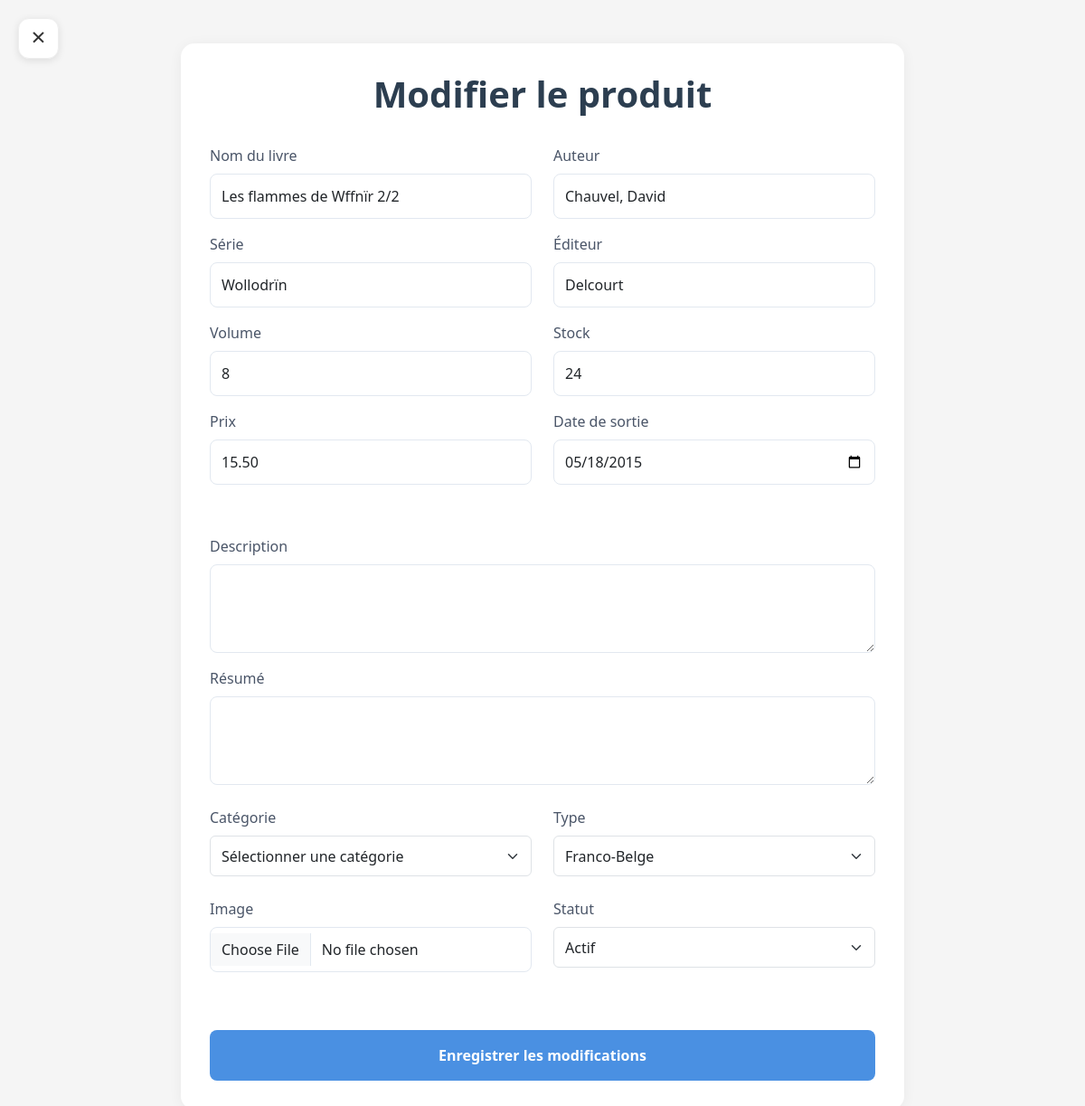
/admin/product/addForm.php?id=363 (signed in), run on the app's committed database.
### tables this page shows
CREATE TABLE IF NOT EXISTS `table_product` (
  `product_id` int NOT NULL AUTO_INCREMENT,
  `product_slug` varchar(255) NOT NULL,
  `product_name` varchar(255) NOT NULL,
  `product_serie` varchar(255) DEFAULT NULL,
  `product_volume` int DEFAULT NULL,
  `product_description` text,
  `product_price` decimal(6,2) NOT NULL,
  `product_stock` int NOT NULL DEFAULT '0',
  `product_publisher` varchar(255) DEFAULT NULL,
  `product_author` varchar(50) DEFAULT NULL,
  `product_cartoonist` varchar(50) DEFAULT NULL,
  `product_image` varchar(255) DEFAULT NULL,
  `product_resume` text,
  `product_date` date DEFAULT NULL,
  `product_status` int NOT NULL DEFAULT '0',
  `product_type_id` int NOT NULL,
  PRIMARY KEY (`product_id`)
);

CREATE TABLE IF NOT EXISTS `table_type` (
  `type_id` int NOT NULL AUTO_INCREMENT,
  `type_name` varchar(255) NOT NULL,
  `type_description` text,
  `type_image` varchar(255) DEFAULT NULL,
  PRIMARY KEY (`type_id`)
);

### admin/includes/fonction.php (called while the page is built, shortened)
<?php
function hsc($value)
{
    if (is_null($value)) {
        return "";
    } else {
        return htmlspecialchars($value);
    }
}

### admin/product/addForm.php (the view, shortened to what this page needs)
<?php
require_once $_SERVER['DOCUMENT_ROOT'] . "/admin/includes/fonction.php";
require_once $_SERVER['DOCUMENT_ROOT'] . "/admin/includes/connect.php";
$stmt = $db->prepare("SELECT type_id,type_name FROM table_type");
$stmt->execute();
$recordset2 = $stmt->fetchAll();
$product_id = 0;
$product_name = "";
$product_serie = "";
$product_volume = 0;
$product_description = "";
$product_price = 0;
$product_stock = 0;
$product_publisher = "";
$product_author = "";
$product_resume = "";
$product_date = "";
$product_status = 0;
$product_type_id = 0;
if (isset($_GET['id']) && $_GET['id'] > 0) {
    $stmt = $db->prepare("SELECT * FROM table_product WHERE product_id=:id");
    $stmt->execute([":id" => $_GET['id']]);
    if ($row = $stmt->fetch()) {
        $product_id = $row["product_id"];
        $product_name = $row["product_name"];
        $product_serie = $row["product_serie"];
        $product_volume = $row["product_volume"];
        $product_description = $row["product_description"];
        $product_price = $row["product_price"];
        $product_stock = $row["product_stock"];
        $product_publisher = $row["product_publisher"];
        $product_author = $row["product_author"];
        $product_resume = $row["product_resume"];
        $product_date = $row["product_date"];
        $product_status = $row["product_status"];
        $product_type_id = $row["product_type_id"];
    }
}
?>
<!DOCTYPE html>
<html lang="fr">
<head>
    <link href="https://cdn.jsdelivr.net/npm/bootstrap@5.3.3/dist/css/bootstrap.min.css" rel="stylesheet">
</head>
<body class="pb-5">
    <a href="index.php" class="back-btn">&times;</a>
    <div class="container mt-5">
        <div class="form-container">
            <h1 class="form-title"><?= $product_id > 0 ? 'Modifier le produit' : 'Ajouter un nouveau produit' ?></h1>
            <form action="processAdd.php" method="POST" enctype="multipart/form-data">
                <div class="row">
                    <div class="col-md-6 form-section">
                        <label class="form-label" for="product_name">Nom du livre</label>
                        <input value="<?= $product_name ?>" class="form-control" type="text" name="product_name" id="product_name">
                        <label class="form-label" for="product_serie">Série</label>
                        <input value="<?= $product_serie ?>" class="form-control" type="text" name="product_serie" id="product_serie">
                        <label class="form-label" for="product_volume">Volume</label>
                        <input value="<?= $product_volume ?>" class="form-control" type="number" name="product_volume" id="product_volume">
                        <label class="form-label" for="product_price">Prix</label>
                        <div class="input-group mb-3">
                            <input value="<?= $product_price ?>" class="form-control" type="number" step="0.01" name="product_price" id="product_price">
                        </div>
                    </div>
                    <div class="col-md-6 form-section">
                        <label class="form-label" for="product_author">Auteur</label>
                        <input value="<?= $product_author ?>" class="form-control" type="text" name="product_author" id="product_author">
                        <label class="form-label" for="product_publisher">Éditeur</label>
                        <input value="<?= $product_publisher ?>" class="form-control" type="text" name="product_publisher" id="product_publisher">
                        <label class="form-label" for="product_stock">Stock</label>
                        <input value="<?= $product_stock ?>" class="form-control" type="number" name="product_stock" id="product_stock">
                        <label class="form-label" for="product_date">Date de sortie</label>
                        <input value="<?= $product_date ?>" class="form-control" type="date" name="product_date" id="product_date">
                    </div>
                </div>
                <div class="form-section">
                    <label class="form-label" for="product_description">Description</label>
                    <textarea class="form-control" name="product_description" id="product_description" rows="3"><?= $product_description ?></textarea>
                    <label class="form-label" for="product_resume">Résumé</label>
                    <textarea class="form-control" name="product_resume" id="product_resume" rows="3"><?= $product_resume ?></textarea>
                </div>
                <div class="row">
                    <div class="col-md-6 form-section">
                        <label class="form-label" for="category_id">Catégorie</label>
                        <select class="form-select" name="category_id" id="category_id">
                            <option value="">Sélectionner une catégorie</option>
                        </select>
                    </div>
                    <div class="col-md-6 form-section">
                        <label class="form-label" for="type_id">Type</label>
                        <select class="form-select" name="type_id" id="type_id">
                            <?php foreach ($recordset2 as $typeNameAndId) { ?>
                                <option value="<?= $typeNameAndId["type_id"] ?>" <?= $typeNameAndId["type_id"] == $product_type_id ? "selected" : ""; ?>>
                                    <?= hsc($typeNameAndId["type_name"]) ?>
                                </option>
                            <?php } ?>
                        </select>
                    </div>
                </div>
                <div class="row">
                    <div class="col-md-6 form-section">
                        <label class="form-label" for="product_image">Image</label>
                        <input class="form-control" type="file" name="product_image" id="product_image">
                    </div>
                    <div class="col-md-6 form-section">
                        <label class="form-label" for="product_status">Statut</label>
                        <select class="form-select" name="product_status" id="product_status">
                            <option value="1" <?= $product_status == 1 ? 'selected' : '' ?>>Actif</option>
                        </select>
                    </div>
                </div>
                <button type="submit" class="submit-btn w-100">
                    <?= $product_id > 0 ? 'Enregistrer les modifications' : 'Ajouter le produit' ?>
                </button>
            </form>
        </div>
    </div>
</body>
</html>

### admin/product/addForm.php (style rules this page uses)
body { background-color: #f5f5f5; }
.back-btn { position: fixed; top: 20px; left: 20px; width: 45px; height: 45px; background-color: #ffffff; color: #333; border-radius: 12px; display: flex; align-items: center; justify-content: center; text-decoration: none; font-size: 28px; transition: all 0.3s ease; z-index: 1000; box-shadow: 0 2px 8px rgba(0, 0, 0, 0.1); border: 1px solid #eee; line-height: 0; padding-bottom: 5px; }
.form-container { max-width: 800px; margin: 2rem auto; padding: 2rem; background: white; border-radius: 15px; box-shadow: 0 2px 15px rgba(0, 0, 0, 0.05); }
.form-title { color: #2c3e50; margin-bottom: 2rem; text-align: center; font-weight: 600; }
.form-control { border: 1px solid #e2e8f0; padding: 0.75rem; margin-bottom: 1rem; border-radius: 8px; }
.form-label { color: #4a5568; font-weight: 500; margin-bottom: 0.5rem; }
.submit-btn { background-color: #4a90e2; color: white; padding: 1rem; border: none; border-radius: 8px; font-weight: 600; margin-top: 1.5rem; transition: all 0.3s ease; }
.form-section { margin-bottom: 1.5rem; }
.form-select { height: 45px; }

### data on the page
table_product: product_name "Les flammes de Wffnïr 2/2", product_serie "Wollodrïn", product_volume "8", product_price "15.50", product_author "Chauvel, David", product_publisher "Delcourt", product_stock "24", product_date "05/18/2015", type_id "Franco-Belge", product_status "Actif"
